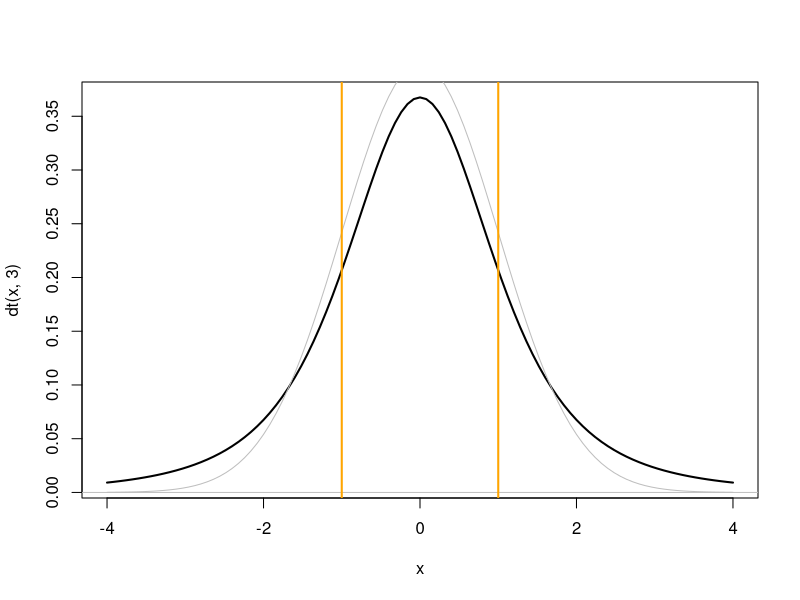

Recreate this plot in R.
curve(dt(x, 3), from=-4, to=4, lwd=2)
curve(dnorm(x), add=TRUE, col="gray")
abline(h=0, v=c(-1,1), col=c("gray","orange","orange"), lwd=c(1,2,2))

pt(-1, 3)*2 


cars.lm <- lm(dist ~ speed, data=cars)
summary(cars.lm)

pt(-2.601, 48)*2



round(pt(-1.285, 13)*2,4)

round(pt(-2.991, 48)*2,4)



cars.lm <- lm(dist ~ speed, data=cars)
summary(cars.lm)
confint(cars.lm)



